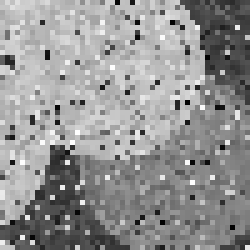
#> input picture exam/EXAM_DATA_2021/circly.png, 50 x 50 px (shown 5 times larger)
$ jupyter execute --allow-errors answers.ipynb
#> lines starting #> are read from the running program, lines starting #| are printed output that depends on the picture; after the words box and inside, x2 and y2 are one past the last pixel; in counts of white or black regions, pixels touching at a corner belong together
[cell 1]
from skimage import io
import matplotlib.pyplot as plt

# Q11

[cell 2]
import skimage
import numpy as np
from skimage import io

[cell 3]
mu = np.array([70, 120, 180])
beta = 100

[cell 4]
circly = io.imread('EXAM_DATA_2021/circly.png')
#> circly is the input picture: shape (50, 50); min 1, max 255, mean 146.9

#> (a cell that did not finish here is left out)

# Q14

[cell 6]
filename = 'EXAM_DATA_2021/frame.png'
img = io.imread(filename).astype(float)/255
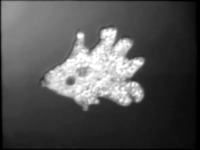
#> input picture exam/EXAM_DATA_2021/frame.png, 200 x 150 px
#> img: shape (150, 200) float64; min 0, max 1, mean 0.322
plt.imshow(img, cmap='gray')

[cell 7]
center = (img.shape[0]/2, img.shape[1]/2)
#> center = (75, 100)
center
#> Out = (75, 100)

[cell 8]
mask = np.zeros(img.shape, dtype=bool)

for i in range(int(center[0]-40), int(center[0]+40)):
    for j in range(int(center[1]-40), int(center[1]+40)):
        mask[i,j] = 1
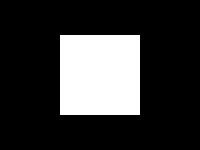
#> mask: shape (150, 200) bool; 21.3% white; 1 white region, box (x1, y1, x2, y2) and area: (60, 35, 140, 115) 6400

[cell 9]
m_in = np.mean(img[mask])
#> m_in = 0.635
m_out = np.mean(img[~mask])
#> m_out = 0.237

p = [img.shape[0]/2+39.5, img.shape[1]/2-40.5]
#> p = [114.5, 59.5]
I_p = img[int(p[0]),int(p[1])]
#> I_p = 0.196
f_ext = (m_in - m_out) * (2*I_p - m_in - m_out)
#> f_ext = -0.191

[cell 10]
f_ext
#> Out = -0.191
